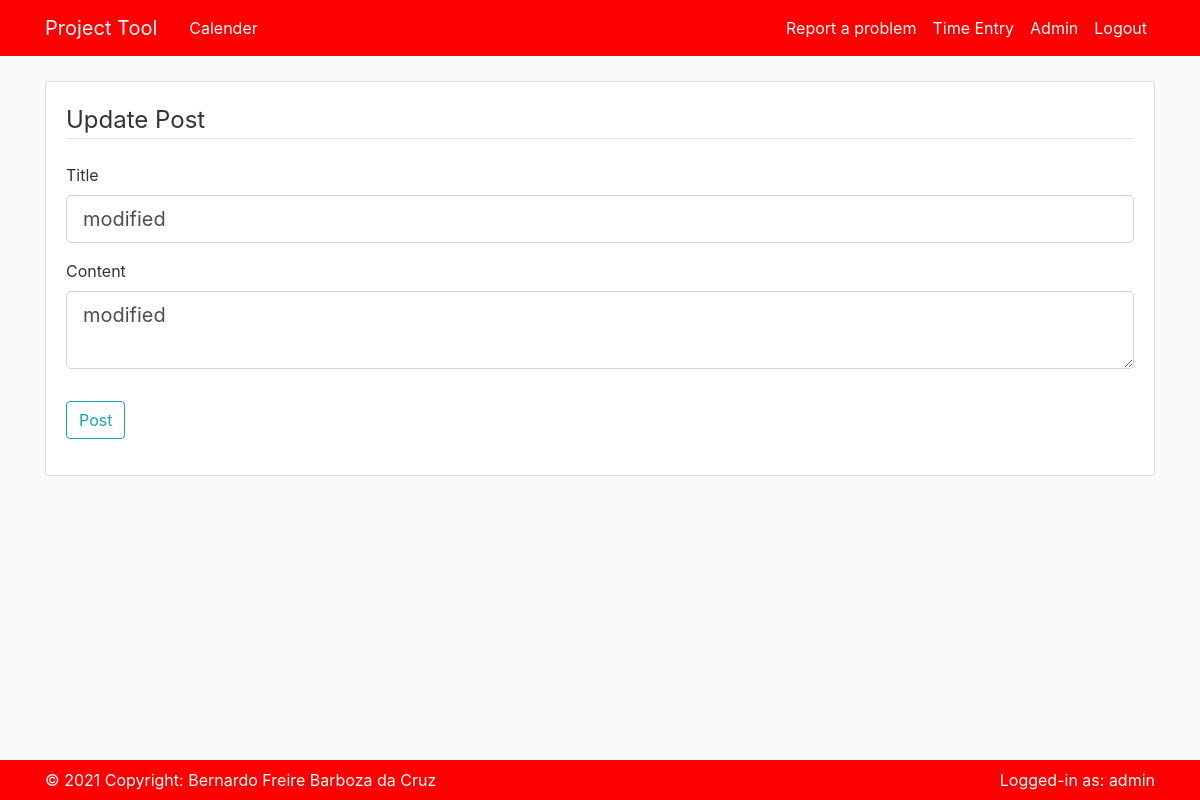
The app's page /post/2/update (signed in) with its own data.
### pm_app/models.py (models this page shows, shortened)
class Post(db.Model):
    id = db.Column(db.Integer, primary_key=True)
    title = db.Column(db.String(100), nullable=False)
    date_posted = db.Column(db.DateTime, nullable=False, default=datetime.utcnow)
    content = db.Column(db.Text, nullable=False)
    user_id = db.Column(db.Integer, db.ForeignKey('user.id'), nullable=False)

class User(db.Model, UserMixin):
    id = db.Column(db.Integer, primary_key=True)
    username = db.Column(db.String(20), unique=True, nullable=False)
    email = db.Column(db.String(120), unique=True, nullable=False)
    image_file = db.Column(db.String(20), nullable=False, default='default.jpg')
    password = db.Column(db.String(60), nullable=False)
    supplier = db.Column(db.Integer, nullable=False)
    posts = db.relationship('Post', backref='author', lazy=True)
    workedfor = db.relationship('WorkedFor', backref='author', lazy=True)

### pm_app/routes.py (the view)
@app.route('/post/<int:post_id>/update', methods=['GET', 'POST'])
@login_required
def update_post(post_id):
    post = Post.query.get_or_404(post_id)
    if post.author != current_user:
        abort(403)
    form = PostForm()
    if form.validate_on_submit():
        post.title = form.title.data
        post.content = form.content.data
        db.session.commit()
        flash('Your post has been updated!', 'success')
        return redirect(url_for('post', post_id=post.id))
    elif request.method == 'GET':
        form.title.data = post.title
        form.content.data = post.content
        return render_template('create_post.html',
                            title='Update Post',
                            form=form,
                            legend='Update Post')

### pm_app/forms.py
class PostForm(FlaskForm):
    title = StringField('Title', validators=[DataRequired()])
    content = TextAreaField('Content', validators=[DataRequired()])
    submit = SubmitField('Post')

### pm_app/models.py (called while the page is built)
@login_manager.user_loader
def load_user(user_id):
    return User.query.get(int(user_id))

### pm_app/templates/create_post.html (shortened to what this page needs)
{% extends "layout.html" %}
{% block content %}
    <div class="content-section">
        <form method="POST" action="">
            <fieldset class="form-group">
                <legend class="border-bottom mb-4">{{legend}}</legend>
                <div class="form-group">
                    {{ form.title.label(class="form-control-label") }}
                    {% if form.title.errors %}
                        {{ form.title(class="form-control form-control-lg is-invalid") }}
                        <div class="invalid-feedback">
                            {% for error in form.title.errors %}
                                <span>{{ error }}</span>
                            {% endfor %}
                        </div>
                    {% else %}
                        {{ form.title(class="form-control form-control-lg") }}
                    {% endif %}
                </div>
                <div class="form-group">
                    {{ form.content.label(class="form-control-label") }}
                    {% if form.content.errors %}
                        {{ form.content(class="form-control form-control-lg is-invalid") }}
                        <div class="invalid-feedback">
                            {% for error in form.content.errors %}
                                <span>{{ error }}</span>
                            {% endfor %}
                        </div>
                    {% else %}
                        {{ form.content(class="form-control form-control-lg") }}
                    {% endif %}
                </div>
            </fieldset>
            <div class="form-group">
                {{ form.submit(class="btn btn-outline-info") }}
            </div>
        </form>
    </div>
{% endblock content %}

### pm_app/templates/layout.html (shortened to what this page needs)
<!DOCTYPE html>
<html>
<head>
    <link rel="stylesheet" href="https://maxcdn.bootstrapcdn.com/bootstrap/4.0.0/css/bootstrap.min.css">
    <link rel="stylesheet" type="text/css" href="{{ url_for('static', filename='main.css') }}">
</head>
<body>
    <header class="site-header">
      <nav class="navbar navbar-expand-md navbar-dark bg-steel fixed-top">
        <div class="container">
          <a class="navbar-brand mr-4" href="/">Project Tool</a>
          <div class="collapse navbar-collapse" id="navbarToggle">
            <div class="navbar-nav mr-auto">
              <a class="nav-item nav-link" href="{{ url_for('calendar_overview') }}">Calender</a>
            </div>
            <div class="navbar-nav">
              {% if current_user.is_authenticated %}
                <a class="nav-item nav-link" href="{{ url_for('new_post') }}">Report a problem</a>
                <a class="nav-item nav-link" href="{{ url_for('create_time_entry') }}">Time Entry</a>
                <a class="nav-item nav-link" href="{{ url_for('admin')}}">Admin</a>
                <a class="nav-item nav-link" href="{{ url_for('logout') }}">Logout</a>
              {% else %}
                <a class="nav-item nav-link" href="{{ url_for('login') }}">Login</a>
                <a class="nav-item nav-link" href="{{ url_for('register') }}">Register</a>
              {% endif %}
            </div>
          </div>
        </div>
      </nav>
    </header>
    <main role="main" class="container">
      <div class="row">
        <div class="col-md-8">
          {% with messages = get_flashed_messages(with_categories=true) %}
        </div>
      </div>
      {% endwith %}
      {% block content %}  {% endblock %}
    </main>
    <footer class="site-header">
      <nav class="navbar navbar-expand-md navbar-dark bg-steel fixed-bottom">
        <div class="container">
          <div class="navbar-nav mr-auto">
            <p class="navbar-nav" style="color: #ffffff;">© 2021 Copyright:
              Bernardo Freire Barboza da Cruz</p>
          </div>
          <div class="navbar-nav">
            <p class="navbar-nav" style="color: #ffffff;">Logged-in as: {{current_user.username}}</p>
          </div>
        </div>
      </nav>
    </footer>
</body>
</html>

### pm_app/static/main.css (style rules this page uses)
body { background: #fafafa; color: #333333; margin-top: 5rem; margin-bottom: 5rem; }
.bg-steel { background-color: #fd0000; }
.site-header .navbar-nav .nav-link { color: #ffffff; }
.content-section { background: #ffffff; padding: 20px 20px; border: 1px solid #dddddd; border-radius: 3px; margin-bottom: 20px; }

### records on screen
Post: title "modified", content "modified"
User: username "admin"

### other values on screen
{{ legend }} "Update Post"
